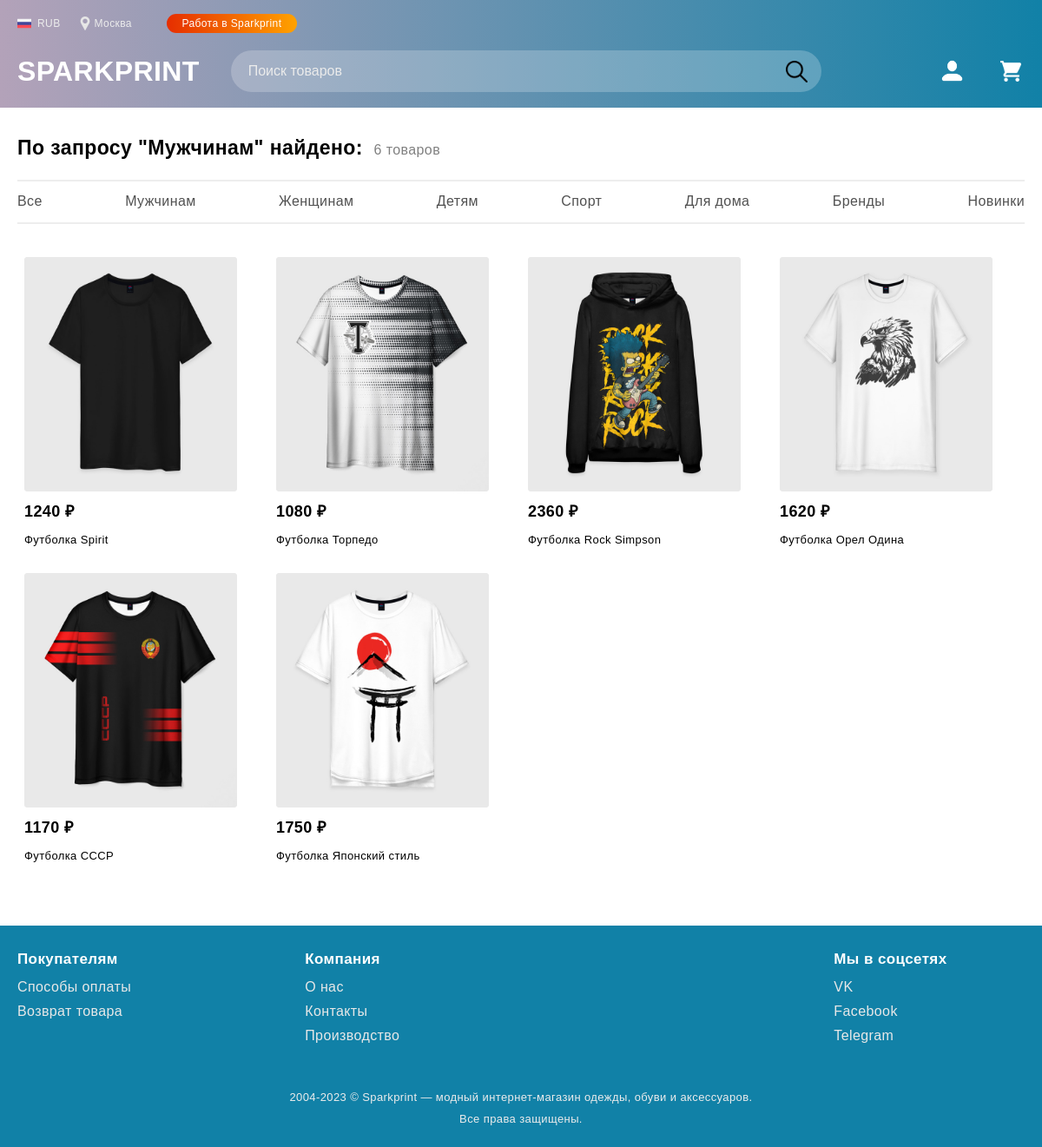
/category/Man/, run on the app's committed database.
### shorts/models.py (models this page shows)
class Short(models.Model):
    title = models.CharField(max_length=150)
    price = models.IntegerField(default=0)
    article = models.IntegerField(default=0)
    description = models.TextField(max_length=3000)
    designer = models.CharField(max_length=100)
    main_image = models.ImageField(upload_to = 'short_images/', blank = True)
    replace_image = models.ImageField(upload_to = 'short_images/', blank = True)
    composition = models.TextField(max_length=300, default='')
    color = models.CharField(max_length=60, default='Black')
    length = models.CharField(max_length=100, default='До линии бедер')
    size = models.CharField(max_length=100, default='XXS (40-42)')
    country = models.CharField(max_length=80, default='Россия')
    style = models.CharField(max_length=80, default='Повседневный')
    sex = models.CharField(max_length=40, default='Мужской')
    season = models.CharField(max_length=60, default='Мульти')
    model = models.IntegerField(default=180)
    time = models.IntegerField(default=7)
    def __str__(self):
        return self.title

### shorts/views.py (the view)
# urls.py: path('category/<str:arg>/', views.category, name='category'),
def category(request, arg):
    category_list = []
    all_shorts = Short.objects.all()
    for short in all_shorts:
        categories_raw = short.categories.all()
        categories = [elem.category for elem in categories_raw]
        if arg in categories:
            category_list.append(short)
    form = SignupForm()
    currency, city = custom_function(request)
    content = {'currency': currency, 'city': city, 'form': form, 'category_list': category_list, 'arg': arg}
    template = loader.get_template('shorts/category.html')
    response = HttpResponse(template.render(content, request))
    currency, city = currency, city
    response.set_cookie('currency', currency)
    response.set_cookie('city', city)
    return response

### shorts/forms.py
class SignupForm(UserCreationForm):
    email = forms.EmailField(max_length=200, help_text='Required')
    password1 = forms.CharField(max_length=200, help_text='Required')
    password2 = None
    captcha = CaptchaField()
    class Meta:
        model = get_user_model()
        fields = ('email', 'password1', 'captcha')

### shorts/views.py (called while the page is built)
def custom_function(request):
    currency = request.POST.get('hat__hidden')
    city = request.POST.get('modal-hidden')
    if currency == None:
        currency = request.COOKIES.get('currency')
        if currency == None:
            currency = 'RUB'
    if city == None:
        city = request.COOKIES.get('city')
        if city == None:
            city = 'Moskow'
    return [currency, city]

### shorts/templates/shorts/category.html (shortened to what this page needs)
{% load static %}
{% load divider %}
<!DOCTYPE html>
<html lang="en">
<head>
    <link rel="stylesheet" href="{% static 'shorts/style.css' %}">
</head>
<body>
    <div class="wrapper">
        <div class="content">
            <header class="hat">
                <div class="container">
                    <div class="hat__upper">
                        <a href="#" class="hat__currency">
                            {% if currency == 'RUB' %}
                                <img src="{% static '../static/shorts/images/russia.png' %}" alt="" class="hat__icon">
                            {% elif currency == 'USD' %}
                                <img src="{% static '../static/shorts/images/usa.png' %}" alt="" class="hat__icon">
                            {% else %}
                                <img src="{% static '../static/shorts/images/china.png' %}" alt="" class="hat__icon">
                            {% endif %}
                            <span class="hat__class currency">{{ currency }}</span>
                        </a>
                        <a href="#" class="hat__location" data-modal-target="#modal">
                            <img src="{% static '../static/shorts/images/location.png' %}" alt="" class="hat__icon hat__icon_location">
                            {% if city == 'Moskow' %}
                                <span class="hat__class location">Москва</span>
                            {% elif city != None %}
                                <span class="hat__class location"><div id="min"></div></span>
                            {% endif %}
                        </a>
                        <a href="{% url 'job' %}" class="hat__work">
                            Работа в Sparkprint
                        </a>
                    </div>
                    <div class="hat__lower">
                        <div class="hat__logo">
                            <div class="hat__name">
                                <a href="{% url 'index' %}" class="hat__link">SPARKPRINT</a>
                            </div>
                        </div>
                        <div class="hat__search">
                            <form action="{% url 'searched' %}" method="POST">
                                <input type="search" placeholder="Поиск товаров" name="search_field" class="hat__field">
                                <button type="submit" class="hat__button">
                                    <img src="{% static '../static/shorts/images/find.png' %}" alt="" class="hat__find">
                                </button>
                            </form>
                        </div>
                        <div class="hat__tabs">
                            {% if not request.user.is_authenticated %}
                                <button id="modalBtn" class="hat__open"><img src="{% static '../static/shorts/images/user.png' %}" alt="" class="hat__tab hat__tab_user"></button>
                            {% else %}
                                <a href="{% url 'account' %}"><img src="{% static '../static/shorts/images/user.png' %}" alt="" class="hat__tab hat__tab_user"></a>
                            {% endif %}
                            <a href="{% url 'cart' %}"><img src="{% static '../static/shorts/images/cart.png' %}" alt="" class="hat__tab"></a>
                        </div>
                    </div>
                </div>
            </header>
            <main class="page">
                <div class="container">
                    <div class="page__title">
                        По запросу
                        {% if arg == 'Man' %}
                            "Мужчинам"
                        {% elif arg == 'Woman' %}
                            "Женщинам"
                        {% elif arg == 'Children' %}
                            "Детям"
                        {% elif arg == 'Sport' %}
                            "Спорт"
                        {% elif arg == 'Home' %}
                            "Для дома"
                        {% elif arg == 'Brend' %}
                            "Бренды"
                        {% elif arg == 'New' %}
                            "Новинки"
                        {% endif %}
                         найдено: <span class="page__value">{{ category_list|length }} товаров</span>
                    </div>
                    <div class="page__filter">
                        <a href="{% url 'index' %}" class="page__category">
                            Все
                        </a>
                        <a href="{% url 'category' arg='Man' %}" class="page__category">
                            Мужчинам
                        </a>
                        <a href="{% url 'category' arg='Woman' %}" class="page__category">
                            Женщинам
                        </a>
                        <a href="{% url 'category' arg='Children' %}" class="page__category">
                            Детям
                        </a>
                        <a href="{% url 'category' arg='Sport' %}" class="page__category">
                            Спорт
                        </a>
                        <a href="{% url 'category' arg='Home' %}" class="page__category">
                            Для дома
                        </a>
                        <a href="{% url 'category' arg='Brend' %}" class="page__category">
                            Бренды
                        </a>
                        <a href="{% url 'category' arg='New' %}" class="page__category">
                            Новинки
                        </a>
                    </div>
                    <div class="page__list">
                        {% for short in category_list %}
                            <a href="{% url 'short_item' id=short.id %}" class="page__short" onmouseover="changeImage('{{ short }}')" onmouseout="returnImage('{{ short }}')">
                                <img src="{{ short.main_image.url }}" alt="" class="photo__image big" id="photo__main_{{ short }}">
                                <div class="page__price">
                                    {% if currency == 'RUB' %}
                                        {{ short.price }} ₽
                                    {% elif currency == 'USD' %}
                                        {{ short.price|divide:81 }} $
                                    {% else %}
                                    {{ short.price|multiply:8.46 }} ¥
                                    {% endif %}
                                </div>
                                <div class="page__name">
                                    {{ short }}
                                </div>
                            </a>
                        {% endfor %}
                    </div>
                </div>
            </main>
        </div>
        <footer class="foot">
            <div class="container">
                <div class="foot__line">
                    <div class="foot__about">
                        <span class="foot__main">Покупателям</span>
                        <ul class="foot__list">
                            <li><a href="{% url 'payment' %}" class="foot__link">Способы оплаты</a></li>
                            <li><a href="{% url 'refund' %}" class="foot__link">Возврат товара</a></li>
                        </ul>
                    </div>
                    <div class="foot__about">
                        <span class="foot__main">Компания</span>
                        <ul class="foot__list">
                            <li><a href="{% url 'about' %}" class="foot__link">О нас</a></li>
                            <li><a href="{% url 'contacts' %}" class="foot__link">Контакты</a></li>
                            <li><a href="{% url 'production' %}" class="foot__link">Производство</a></li>
                        </ul>
                    </div>
                    <div class="foot__about social">
                        <span class="foot__main">Мы в соцсетях</span>
                        <ul class="foot__list">
                            <li><a href="https://vk.com/" class="foot__link">VK</a></li>
                            <li><a href="https://facebook.com/" class="foot__link">Facebook</a></li>
                            <li><a href="https://web.telegram.org/" class="foot__link">Telegram</a></li>
                        </ul>
                    </div>
                </div>
                <div class="foot__copyright">2004-2023 © Sparkprint — модный интернет-магазин одежды, обуви и аксессуаров. <br>Все права защищены.</div>
            </div>
        </footer>
    </div>
</body>
</html>

### data on the page
Short: main_image (picture), price "1240", title "Футболка Spirit"
Short: main_image (picture), price "1080", title "Футболка Торпедо"
Short: main_image (picture), price "2360", title "Футболка Rock Simpson"
Short: main_image (picture), price "1620", title "Футболка Орел Одина"
Short: main_image (picture), price "1170", title "Футболка СССР"
Short: main_image (picture), price "1750", title "Футболка Японский стиль"

### other printed values
{{ currency }} "RUB"
{{ category_list|length }} "6"
